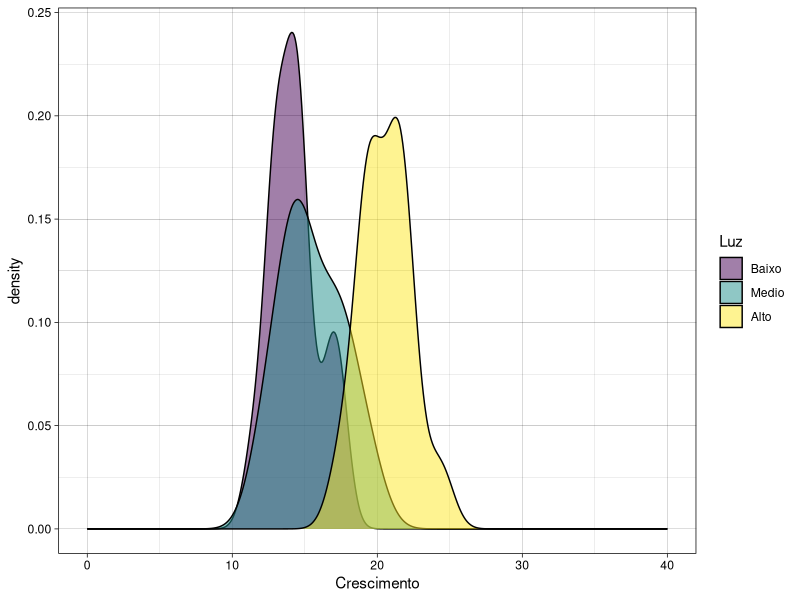
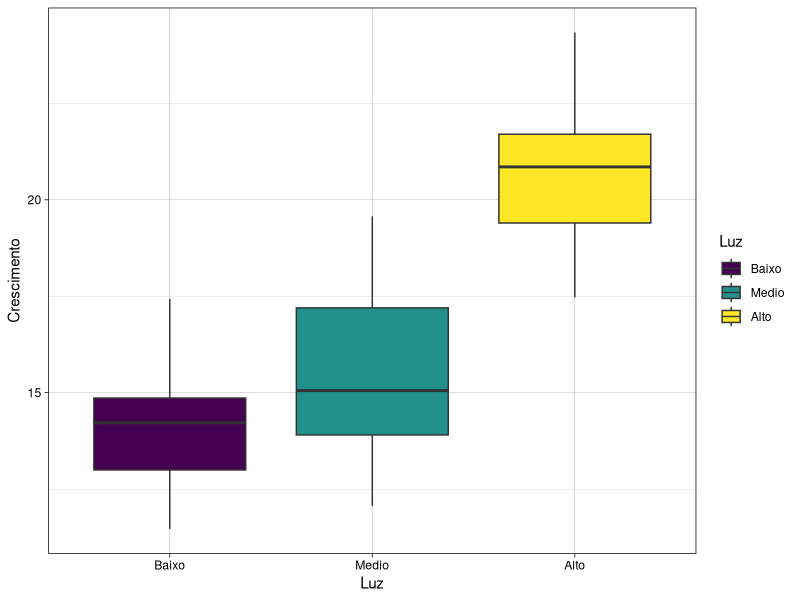
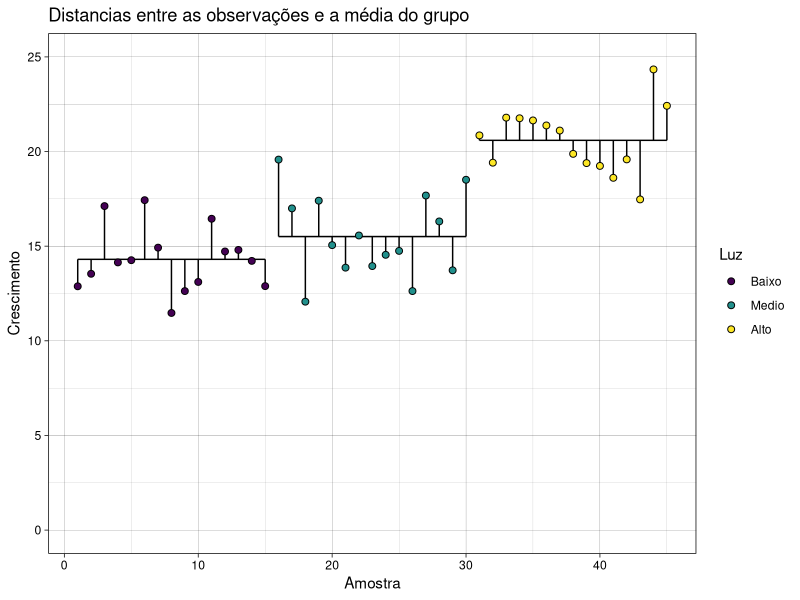
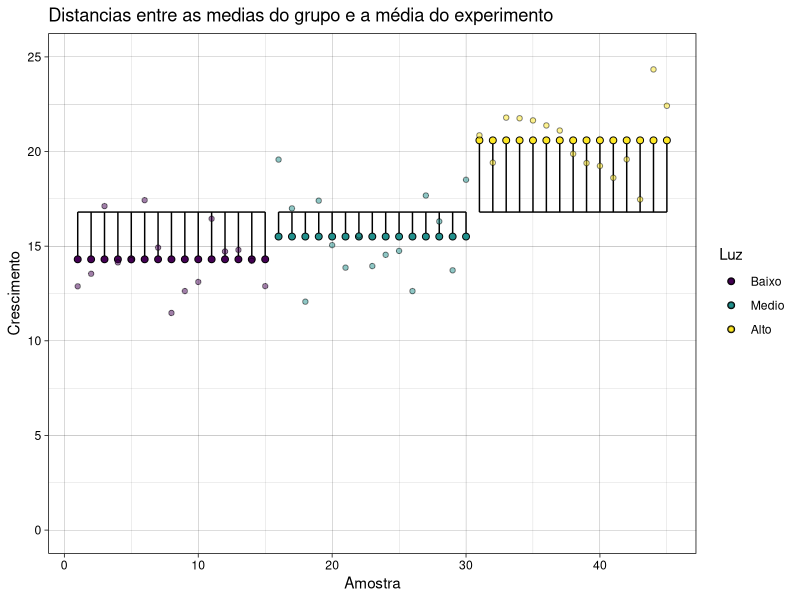

Source code (R) for these figures, in order:
## ---- chunk 1
library(knitr)
options(knitr.kable.NA = '')
opts_chunk$set(tidy = TRUE)
## ---- chunk 2
library(tidyverse) # O tidyverse é uma suite de pacotes que permite tanto a manipulação quanto a visualização.
library(kableExtra) # Para gerar a tabela final

## ---- chunk 3

#Criando a base de dados 
set.seed(123) #não vou explicar isso hoje, mas é uma maneira de o R sempre gerar os mesmos numeros como exemplo. 
dados_amplo <- data.frame(Baixo = rnorm(15, mean=14, sd=2),
               Medio = rnorm(15, mean=16, sd=2),
               Alto = rnorm(15, mean= 20,sd=2))

summary(dados_amplo) # comando summary mostra um resumo da planilha
## ---- chunk 4
dados_longo <- dados_amplo %>%
  pivot_longer(
    cols = c("Baixo", "Medio", "Alto"),
    names_to = "Luz",
    values_to = "Crescimento"
  ) %>%
  mutate_at("Luz", ordered, levels = c("Baixo", "Medio", "Alto")) #Reordernar as categorias.

dados_longo
## ---- chunk 5
theme_set(theme_linedraw())

p1 <- dados_longo %>%
  ggplot(aes(, x = Crescimento, fill = Luz)) +
  geom_density(position = "dodge", alpha = .5) +
  xlim(0, 40)
p1
## ---- chunk 6
p2 <- dados_longo %>%
  ggplot(aes(y = Crescimento, x = Luz,  fill = Luz)) +
  geom_boxplot(alpha = 1)
p2 
## ---- chunk 7
SQD_dentro <- dados_longo %>%
  #Agrupa os calculos por Tratamento
  group_by(Luz) %>% 
  #Calcula a Media de crescimento em cada grupo
  mutate(Media_trat = mean(Crescimento)) %>% 
  #quadrado da diferença (QD) entre valores observados e valores médios por grupo
  mutate(QD = (Crescimento - mean(Media_trat)) ^ 2) %>% 
  #Desfaz os grupos para fazer a soma final
  ungroup() %>%
  #Soma dos quadrados das diferenças
  summarise(SQD_dentro = sum(QD)) 
SQD_dentro
## ---- chunk 8
dados_longo %>% group_by(Luz) %>%
  summarise(sd_trat = var(Crescimento), n = n() -1 ) %>%
  ungroup() %>%
  summarise(SQD_dentro = sum(sd_trat*n))
  
## ---- chunk 9

p3 <- dados_longo %>%
  arrange(Luz) %>%
  rowid_to_column(var = "Amostra") %>%
  group_by(Luz) %>%
  mutate(Media_trat = mean(Crescimento)) %>%
  ggplot(aes(
    y = Crescimento,
    x = Amostra,
    group = Luz,
    fill = Luz
  )) +
  geom_line(aes(y = Media_trat, x = Amostra)) +
  geom_segment(aes(
    x = Amostra,
    xend = Amostra,
    y = Crescimento,
    yend = Media_trat
  )) +
  geom_point(shape = 21, size = 2) +
  ylim(0, 25) +
  ggtitle("Distancias entre as observações e a média do grupo")

p3
## ---- chunk 10
SQD_entre<- dados_longo %>% 
  #Agrupa os calculos por Tratamento
  group_by(Luz) %>% 
  #Calcula a Media de crescimento e numero de amostras em cada grupo
  summarise(Media_trat = mean(Crescimento), n = n()) %>% 
  #Essa parte aqui representa toda a equação, com exceção da soma final.
  summarise(QD = n*(Media_trat - mean(Media_trat))^2) %>% 
  #Soma dos quadrados da diferença entre grupos
  summarise(SQD_entre = sum(QD)) 
SQD_entre
## ---- chunk 11
p4 <- dados_longo %>%
  arrange(Luz) %>%
  rowid_to_column(var = "Amostra") %>%
   #media total sem agrupamento
  mutate(Media_total = mean(Crescimento)) %>%
group_by(Luz) %>%
   #Media do grupo, com agrupamento.
  mutate(Media_trat = mean(Crescimento)) %>%
  ggplot(aes(
    y = Media_trat,
    x = Amostra,
    group = Luz,
    fill = Luz
  )) +
  geom_line(aes(y = Media_total, x = Amostra)) +
  geom_segment(aes(
    x = Amostra,
    xend = Amostra,
    y = Media_trat,
    yend = Media_total
  )) +
  ylim(0,25)+
  geom_point(shape = 21, size = 2) +
  geom_point(aes(y=Crescimento,x=Amostra, fill=Luz),shape=21, alpha=0.5)+
  ylab("Crescimento")+
  ggtitle("Distancias entre as medias do grupo e a média do experimento")
p4
## ---- chunk 12
GL_dentro <-  45 - 3
GL_entre <- 3 - 1
## ---- chunk 13

QM_dentro <- as.numeric(SQD_dentro/GL_dentro)
QM_entre <-  as.numeric(SQD_entre/GL_entre )
## ---- chunk 14
Valor_F <- as.numeric(QM_entre/QM_dentro)
Valor_F
## ---- chunk 15
valor_P <- pf(Valor_F, GL_entre, GL_dentro, lower.tail = FALSE)
## ---- chunk 16
tribble(~"Fonte de variação", ~"GL", ~"SQD", ~"QM", ~ "F", ~"p",
         "Entre tratamentos",GL_entre, round(SQD_entre,2), round(QM_entre,2), round(Valor_F,2), round(valor_P,11),
         "Dentro dos tratamentos", GL_dentro,round(SQD_dentro,2),round(QM_dentro,2), NA,NA) %>%
  kbl(caption = "Resultados da Análise de Variância", digits=16) %>%
  kable_classic(full_width = F, html_font = "Cambria")
## ---- chunk 17
summary(aov(Crescimento~Luz, data=dados_longo)) 
